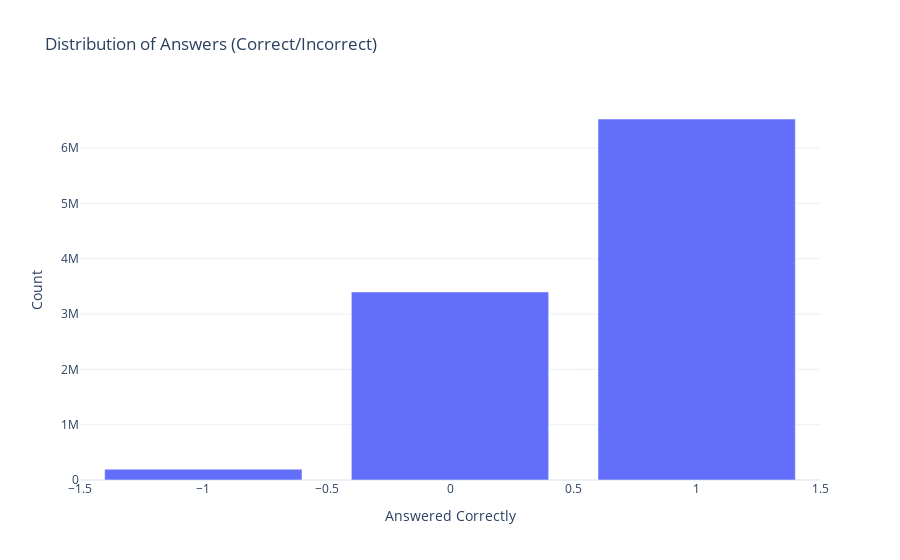

This figure's notebook cell:
### Code cell
# Groupby 'answered_correctly' and count the occurrences
answered_correctly_counts = train['answered_correctly'].value_counts().reset_index()
answered_correctly_counts.columns = ['answered_correctly', 'count']

# Plot the counts of 'answered_correctly' using Plotly
fig = px.bar(answered_correctly_counts, x='answered_correctly', y='count',
             title='Distribution of Answers (Correct/Incorrect)',
             labels={'answered_correctly': 'Answered Correctly', 'count': 'Count'})
fig.show()

### Figure 1 — Plotly figure (JSON) as saved in the notebook; plotly's stock layout.template omitted (floating-point values rounded to 4 significant figures)
{"data": [{"alignmentgroup": "True", "hovertemplate": "Answered Correctly=%{x}<br>Count=%{y}<extra></extra>", "legendgroup": "", "marker": {"color": "#636efa", "pattern": {"shape": ""}}, "name": "", "offsetgroup": "", "orientation": "v", "showlegend": false, "textposition": "auto", "type": "bar", "x": [1, 0, -1], "xaxis": "x", "y": [6526119, 3399914, 195857], "yaxis": "y"}], "layout": {"barmode": "relative", "legend": {"tracegroupgap": 0}, "title": {"text": "Distribution of Answers (Correct/Incorrect)"}, "xaxis": {"anchor": "y", "domain": [0, 1], "title": {"text": "Answered Correctly"}}, "yaxis": {"anchor": "x", "domain": [0, 1], "title": {"text": "Count"}}}}
